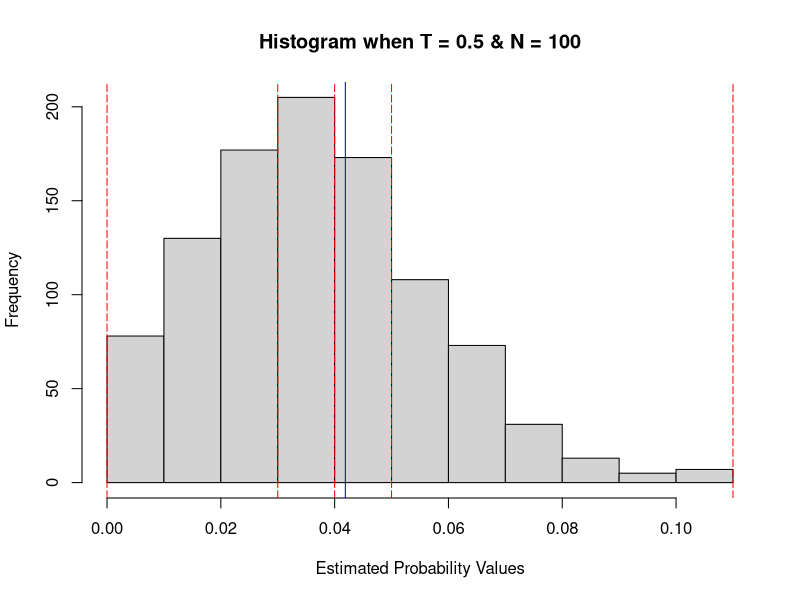
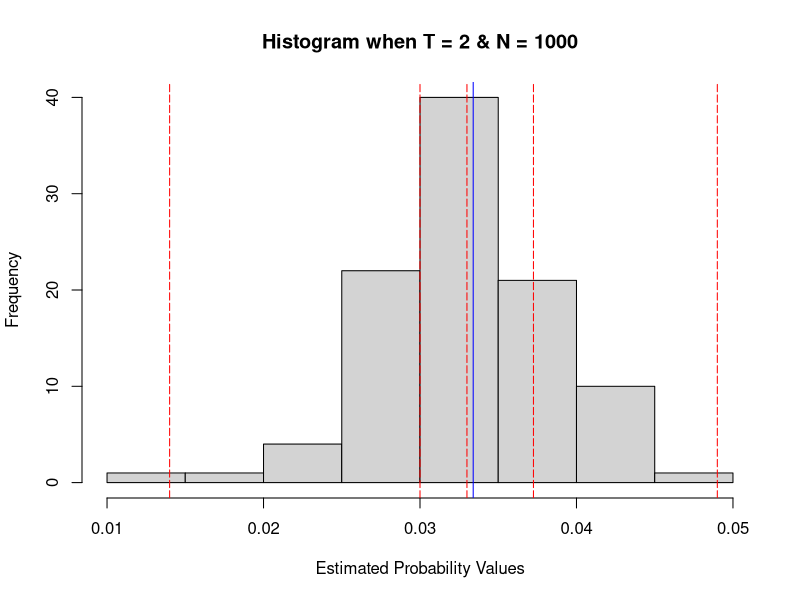
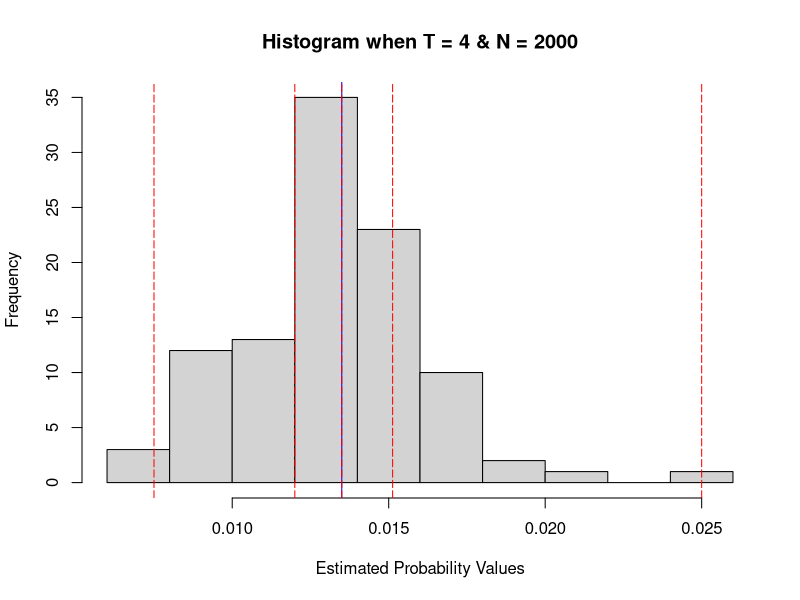
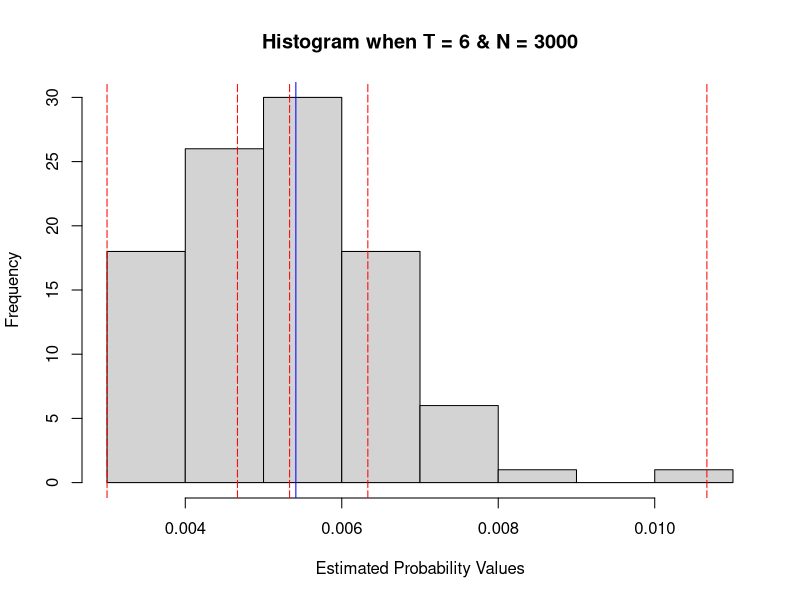
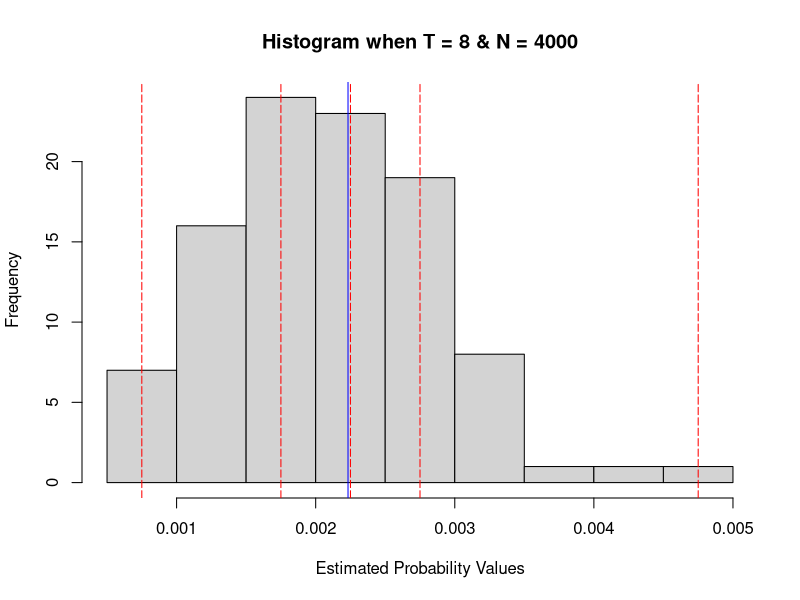
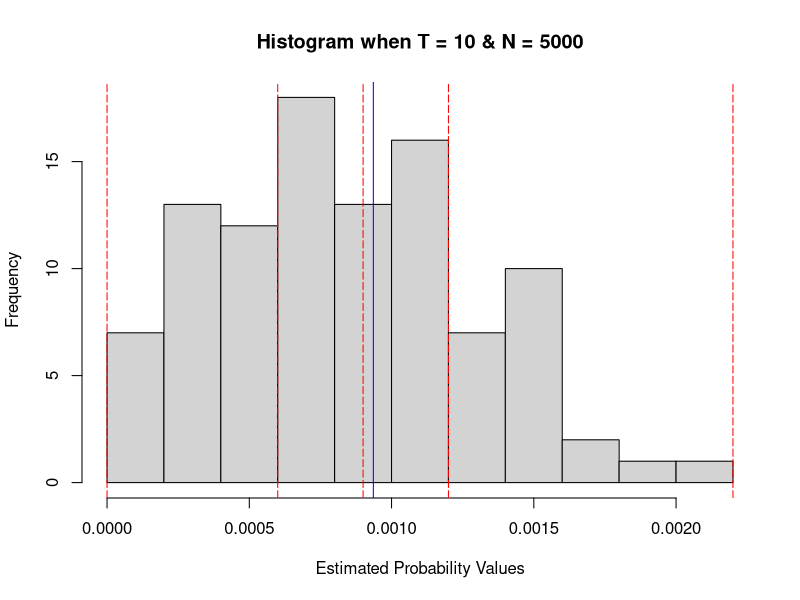
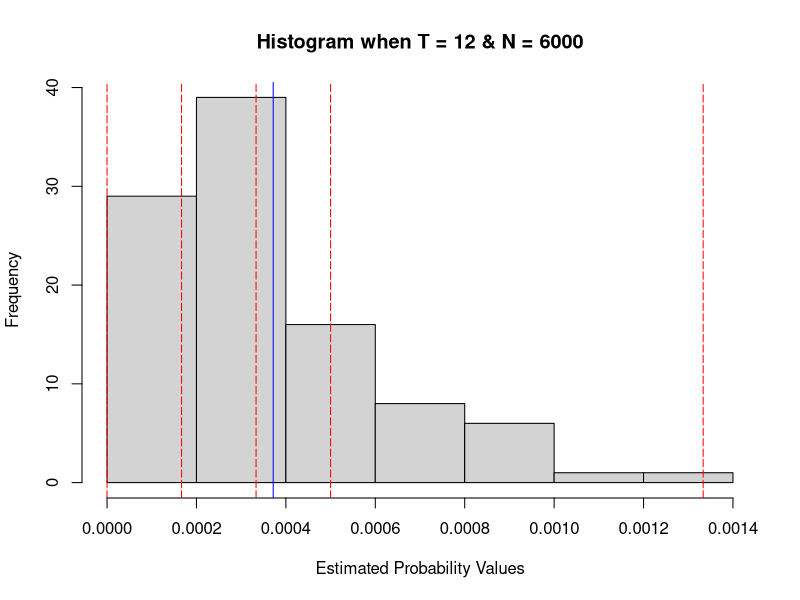
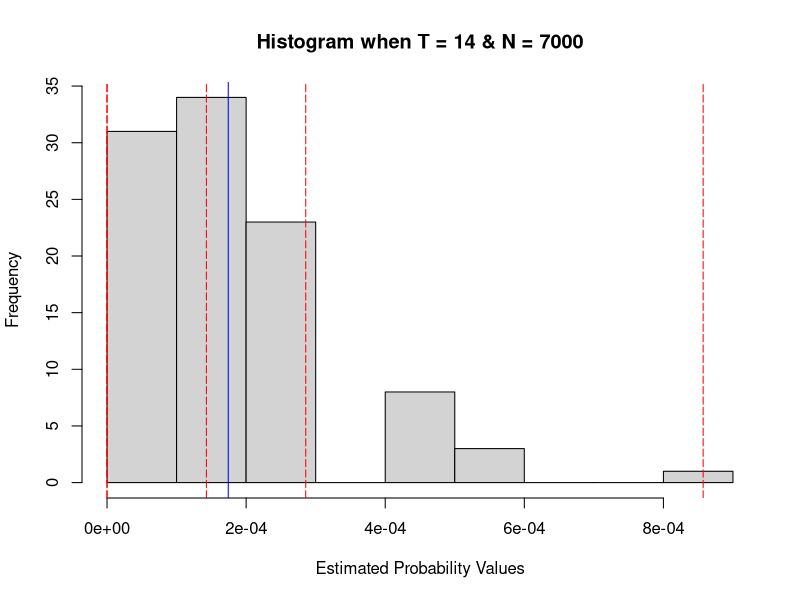

Reproduce these figures in R, in order.
## ---- chunk 1
knitr::opts_chunk$set(echo = TRUE, warnings = FALSE, message = FALSE)

library(ggplot2)
library(tidyverse)
## ---- chunk 2

prob <- list()
na = 100
nb = na
meana = 0.15
meanb = 0.12
sda = 0.20
sdb = 0.18
sa0 = 100
sb0 = 75


ms_stocks <- function(t, N){
  prob <- rep(0,N)
  for (i in 1:N){
    ba = rnorm (1, 0, sqrt(t))
    bb = rnorm(1, 0, sqrt(t))
    saT = sa0 * exp(((meana - ((sda^2)/2)) * t) + (sda * ba))
    sbT = sb0 * exp(((meanb - (((sdb)^2)/2)) * t) + (sdb * bb))
    condx = (((na * saT) + (nb * sbT))/ ((na * sa0) + (nb * sb0)))
      ifelse(condx <= 0.9, prob[i] <- 1, prob[i] <- 0)
    probl = sum(prob)/N
  }
  return(probl)
}

monte_hist <- rep(0,1000)

for (i in 1:1000){
  monte_hist[i] <- ms_stocks(0.5, 100)
}

hist(monte_hist, main = "Histogram when T = 0.5 & N = 100", xlab = "Estimated Probability Values")
m1 <- mean(monte_hist)
abline(v = m1, col = "blue")
c <- quantile(monte_hist)
abline(v = c, col = "red", lty = 5)

## ---- chunk 3

t = seq(0,20, by = 2)
N = seq(1000,10000, by = 1000)


monte_hist1 <- rep(0,100)

for (i in 1:100){
  monte_hist1[i] <- ms_stocks(t[2], N[1])
}

hist(monte_hist1, main = "Histogram when T = 2 & N = 1000", xlab = "Estimated Probability Values")
m <- mean(monte_hist1)
abline(v = m, col = "blue")
c <- quantile(monte_hist1)
abline(v = c, col = "red", lty = 5)

## ---- chunk 4
monte_hist2 <- rep(0,100)

for (i in 1:100){
  monte_hist2[i] <- ms_stocks(t[3], N[2])
}

hist(monte_hist2, main = "Histogram when T = 4 & N = 2000", xlab = "Estimated Probability Values")
m <- mean(monte_hist2)
abline(v = m, col = "blue")
c <- quantile(monte_hist2)
abline(v = c, col = "red", lty = 5)
## ---- chunk 5
monte_hist3 <- rep(0,100)

for (i in 1:100){
  monte_hist3[i] <- ms_stocks(t[4], N[3])
}

hist(monte_hist3, main = "Histogram when T = 6 & N = 3000", xlab = "Estimated Probability Values")
m <- mean(monte_hist3)
abline(v = m, col = "blue")
c <- quantile(monte_hist3)
abline(v = c, col = "red", lty = 5)
## ---- chunk 6
monte_hist4 <- rep(0,100)

for (i in 1:100){
  monte_hist4[i] <- ms_stocks(t[5], N[4])
}

hist(monte_hist4, main = "Histogram when T = 8 & N = 4000", xlab = "Estimated Probability Values")
m <- mean(monte_hist4)
abline(v = m, col = "blue")
c <- quantile(monte_hist4)
abline(v = c, col = "red", lty = 5)
## ---- chunk 7
monte_hist5 <- rep(0,100)

for (i in 1:100){
  monte_hist5[i] <- ms_stocks(t[6], N[5])
}

hist(monte_hist5, main = "Histogram when T = 10 & N = 5000", xlab = "Estimated Probability Values")
m <- mean(monte_hist5)
abline(v = m, col = "blue")
c <- quantile(monte_hist5)
abline(v = c, col = "red", lty = 5)
## ---- chunk 8
monte_hist6 <- rep(0,100)

for (i in 1:100){
  monte_hist6[i] <- ms_stocks(t[7], N[6])
}

hist(monte_hist6, main = "Histogram when T = 12 & N = 6000", xlab = "Estimated Probability Values")
m <- mean(monte_hist6)
abline(v = m, col = "blue")
c <- quantile(monte_hist6)
abline(v = c, col = "red", lty = 5)
## ---- chunk 9
monte_hist7 <- rep(0,100)

for (i in 1:100){
  monte_hist7[i] <- ms_stocks(t[8], N[7])
}

hist(monte_hist7, main = "Histogram when T = 14 & N = 7000", xlab = "Estimated Probability Values")
m <- mean(monte_hist7)
abline(v = m, col = "blue")
c <- quantile(monte_hist7)
abline(v = c, col = "red", lty = 5)
## ---- chunk 10
monte_hist8 <- rep(0,100)

for (i in 1:100){
  monte_hist8[i] <- ms_stocks(t[9], N[8])
}

hist(monte_hist8, main = "Histogram when T = 16 & N = 8000", xlab = "Estimated Probability Values")
m <- mean(monte_hist8)
abline(v = m, col = "blue")
c <- quantile(monte_hist8)
abline(v = c, col = "red", lty = 5)
## ---- chunk 11
monte_hist9 <- rep(0,100)

for (i in 1:100){
  monte_hist9[i] <- ms_stocks(t[10], N[9])
}

hist(monte_hist9, main = "Histogram when T = 18 & N = 9000", xlab = "Estimated Probability Values")
m <- mean(monte_hist9)
abline(v = m, col = "blue")
c <- quantile(monte_hist9)
abline(v = c, col = "red", lty = 5)
## ---- chunk 12
monte_hist10 <- rep(0,100)

for (i in 1:100){
  monte_hist10[i] <- ms_stocks(t[11], N[10])
}

hist(monte_hist10, main = "Histogram when T = 20 & N = 10000", xlab = "Estimated Probability Values")
m <- mean(monte_hist10)
abline(v = m, col = "blue")
c <- quantile(monte_hist10)
abline(v = c, col = "red", lty = 5)
